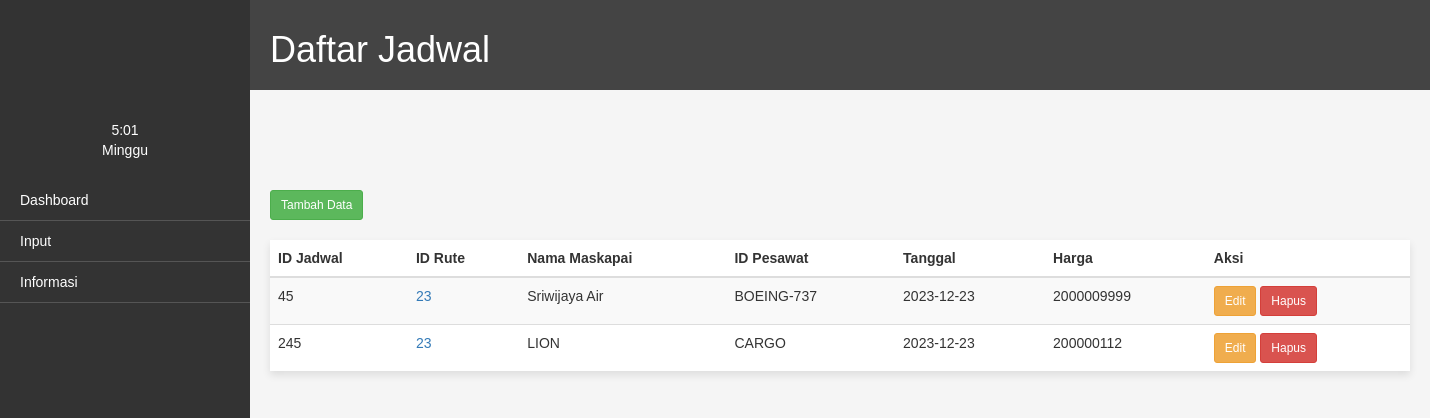
The app's page /index.php/jadwal_ctrl/daftar_jadwal with its own data.
### tables this page shows
CREATE TABLE `jadwal_penerbangan` (
  `id_jadwal` int(11) NOT NULL,
  `id_rute` int(11) DEFAULT NULL,
  `id_maskapai` int(11) DEFAULT NULL,
  `id_pesawat` int(11) DEFAULT NULL,
  `tanggal` date DEFAULT NULL,
  `harga` int(11) DEFAULT NULL
);

CREATE TABLE `maskapai` (
  `id_maskapai` int(11) NOT NULL,
  `nama_maskapai` varchar(50) DEFAULT NULL,
  `kode_maskapai` varchar(10) DEFAULT NULL,
  `jenis_pesawat` varchar(50) DEFAULT NULL,
  `gambar_maskapai` text NOT NULL
);

CREATE TABLE `pesawat` (
  `id_pesawat` int(11) NOT NULL,
  `jenis_pesawat` varchar(50) DEFAULT NULL,
  `kapasitas` int(11) DEFAULT NULL
);

### application/controllers/jadwal_ctrl.php (called while the page is built, shortened)
<?php
class Jadwal_ctrl extends CI_Controller {
    public function __construct() {
        $this->load->model('Jadwal_model');
        $this->load->model('Maskapai_model');
        $this->load->model('Pesawat_model');
    }
    public function daftar_jadwal() {
        $data['namaAdmin'] = $this->session->userdata('nama_admin');
        $data['jadwal_penerbangan'] = $this->Jadwal_model->get_all_jadwal();
        $data['rute_penerbangan'] = $this->Jadwal_model->get_all_rute();
        $data['maskapai'] = $this->Jadwal_model->get_all_maskapai();
        $data['pesawat'] = $this->Jadwal_model->get_all_pesawat();
        $this->load->view('jadwal', $data);
    }
}
?>

### index.php (called while the page is built, shortened)
<?php
require_once BASEPATH.'core/CodeIgniter.php';

### application/models/jadwal_model.php (called while the page is built, shortened)
<?php
class Jadwal_model extends CI_Model {
    public function get_all_jadwal() {
        $query = $this->db->get('jadwal_penerbangan');
        return $query->result_array();
    }
}
?>

### application/models/Maskapai_model.php (called while the page is built, shortened)
<?php
class Maskapai_model extends CI_Model
{
    public function get_nama_maskapai_by_id($id_maskapai) {
        $this->db->select('nama_maskapai');
        $this->db->where('id_maskapai', $id_maskapai);
        $query = $this->db->get('maskapai');
        $result = $query->row_array();
        return $result['nama_maskapai'];
    }
}

### application/models/pesawat_model.php (called while the page is built, shortened)
<?php
class Pesawat_model extends CI_Model {
    public function get_nama_pesawat_by_id($id_pesawat) {
        $this->db->select('jenis_pesawat');
        $this->db->where('id_pesawat', $id_pesawat);
        $query = $this->db->get('pesawat');
        $result = $query->row_array();
        return $result['jenis_pesawat'];
    }
}

### application/views/jadwal.php (the view, shortened to what this page needs)
<!DOCTYPE html>
<html>
<head>
  <link rel="stylesheet" href="https://stackpath.bootstrapcdn.com/bootstrap/3.4.1/css/bootstrap.min.css">
</head>
<body>
  <div class="container-fluid">
    <div class="row">
      <div class="sidebar">
        <div class="beranda">
          <div style="color: #fff; text-align: center; padding-bottom: 20px;">
            <span id="current-time"></span>
            <div class="day" id="current-day"></div>
          </div>
          <ul>
            <li><a href="<?php echo base_url('/index.php/dashboard'); ?>">Dashboard</a></li>
            <li>
              <a href="">Input</a>
            <li>
              <a href="#">Informasi</a>
            </li>
</li>
          </ul>
        </div>
      </div>
      <div class="content">
        <div class="header">
          <h1>Daftar Jadwal</h1>
  </div>
        <div class="container">
        <a href="<?php echo base_url('index.php/Jadwal_ctrl/input_jadwal'); ?>" class="btn btn-success btn-sm">Tambah Data</a> <br> <br>
          <div class="card">
            <table class="table table-striped">
              <thead>
                <tr>
                  <th>ID Jadwal</th>
                  <th>ID Rute</th>
                  <th>Nama Maskapai</th>
                  <th>ID Pesawat</th>
                  <th>Tanggal</th>
                  <th>Harga</th>
                  <th>Aksi</th>
                </tr>
              </thead>
              <tbody>
                <?php foreach ($jadwal_penerbangan as $row) { ?>
                  <tr>
                    <td><?php echo $row['id_jadwal']; ?></td>
                    <td><a href="<?php echo base_url('index.php/penerbangan_ctrl/show_penerbangan/') . $row['id_rute']; ?>"><?php echo $row['id_rute']; ?></a></td>
                    <td><?php echo $this->Maskapai_model->get_nama_maskapai_by_id($row['id_maskapai']); ?></td>
                    <td><?php echo $this->Pesawat_model->get_nama_pesawat_by_id($row['id_pesawat']); ?></td>
                    <td><?php echo $row['tanggal']; ?></td>
                    <td><?php echo $row['harga']; ?></td>
                    <td>
                      <a href="<?php echo base_url('index.php/jadwal_ctrl/edit/' . $row['id_jadwal']); ?>" class="btn btn-warning btn-sm">Edit</a>
                      <a href="<?php echo base_url('index.php/Jadwal_ctrl/delete/' . $row['id_jadwal']); ?>" class="btn btn-danger btn-sm" onclick="return confirmDelete()">Hapus</a>
                    </td>
                  </tr>
                <?php } ?>
              </tbody>
            </table>
          </div>
        </div>
</body>
</html>

### application/views/jadwal.php (style rules this page uses)
body, html { margin: 0; padding: 0; font-family: Arial, sans-serif; background-color: whitesmoke; }
.container { padding-top: 100px; }
.sidebar { position: fixed; top: 0; left: 0; height: 100%; width: 250px; background-color: #333; color: #fff; padding-top: 20px; }
.sidebar ul { list-style: none; padding-left: 0; }
.sidebar ul li { padding: 10px 20px; border-bottom: 1px solid #555; }
.sidebar ul li a { color: #fff; text-decoration: none; }
.header { width: 100%; box-sizing: border-box; display: flex; justify-content: space-between; align-items: center; padding: 10px 20px; background-color: #444; color: #fff; }
.content { padding: 0px; margin-left: 250px; }
.card { width: 100%; border-radius: 0px; box-shadow: 0 4px 8px rgba(0, 0, 0, 0.1); transition: box-shadow 0.3s ease-in-out; background-color: #fff; }
.beranda { padding-top: 100px; }

### records on screen
jadwal_penerbangan: id_jadwal "45", id_rute "23", id_maskapai.nama_maskapai "Sriwijaya Air", id_pesawat.jenis_pesawat "BOEING-737", tanggal "2023-12-23", harga "2000009999"
jadwal_penerbangan: id_jadwal "245", id_rute "23", id_maskapai.nama_maskapai "LION", id_pesawat.jenis_pesawat "CARGO", tanggal "2023-12-23", harga "200000112"
